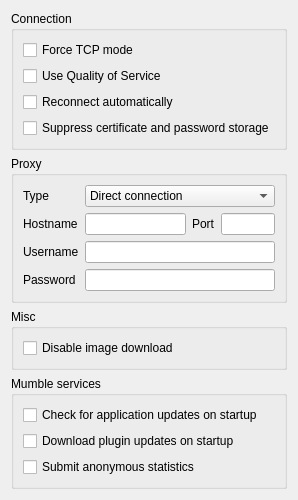
<?xml version="1.0" encoding="UTF-8"?>
<ui version="4.0">
 <class>NetworkConfig</class>
 <widget class="QWidget" name="NetworkConfig">
  <property name="geometry">
   <rect>
    <x>0</x>
    <y>0</y>
    <width>283</width>
    <height>426</height>
   </rect>
  </property>
  <property name="windowTitle">
   <string>Form</string>
  </property>
  <layout class="QVBoxLayout" name="verticalLayout_2">
   <item>
    <widget class="QGroupBox" name="qgbConnection">
     <property name="sizePolicy">
      <sizepolicy hsizetype="Preferred" vsizetype="Minimum">
       <horstretch>0</horstretch>
       <verstretch>0</verstretch>
      </sizepolicy>
     </property>
     <property name="title">
      <string>Connection</string>
     </property>
     <layout class="QVBoxLayout">
      <item>
       <widget class="QCheckBox" name="qcbTcpMode">
        <property name="toolTip">
         <string>Use TCP compatibility mode</string>
        </property>
        <property name="whatsThis">
         <string>&lt;b&gt;Enable TCP compatibility mode&lt;/b&gt;.&lt;br /&gt;This will make Mumble use only TCP when communicating with the server. This will increase overhead and cause lost packets to produce noticeable pauses in communication, so this should only be used if you are unable to use the default (which uses UDP for voice and TCP for control).</string>
        </property>
        <property name="text">
         <string>Force TCP mode</string>
        </property>
       </widget>
      </item>
      <item>
       <widget class="QCheckBox" name="qcbQoS">
        <property name="toolTip">
         <string>Enable QoS to prioritize packets</string>
        </property>
        <property name="whatsThis">
         <string>This will enable QoS, which will attempt to prioritize voice packets over other traffic.</string>
        </property>
        <property name="text">
         <string>Use Quality of Service</string>
        </property>
       </widget>
      </item>
      <item>
       <widget class="QCheckBox" name="qcbAutoReconnect">
        <property name="toolTip">
         <string>Reconnect when disconnected</string>
        </property>
        <property name="whatsThis">
         <string>&lt;b&gt;Reconnect when disconnected&lt;/b&gt;.&lt;br /&gt;This will make Mumble try to automatically reconnect after 10 seconds if your server connection fails.</string>
        </property>
        <property name="text">
         <string>Reconnect automatically</string>
        </property>
       </widget>
      </item>
      <item>
       <widget class="QCheckBox" name="qcbSuppressIdentity">
        <property name="toolTip">
         <string>Don't send certificate to server and don't save passwords. (Not saved).</string>
        </property>
        <property name="whatsThis">
         <string>&lt;b&gt;This will suppress identity information from the client.&lt;/b&gt;&lt;p&gt;The client will not identify itself with a certificate, even if defined, and will not cache passwords for connections. This is primarily a test-option and is not saved.&lt;/p&gt;</string>
        </property>
        <property name="text">
         <string>Suppress certificate and password storage</string>
        </property>
       </widget>
      </item>
     </layout>
    </widget>
   </item>
   <item>
    <widget class="QGroupBox" name="qgbProxy">
     <property name="sizePolicy">
      <sizepolicy hsizetype="Expanding" vsizetype="Minimum">
       <horstretch>0</horstretch>
       <verstretch>0</verstretch>
      </sizepolicy>
     </property>
     <property name="title">
      <string>Proxy</string>
     </property>
     <layout class="QGridLayout">
      <item row="0" column="0">
       <widget class="QLabel" name="qlType">
        <property name="text">
         <string>Type</string>
        </property>
       </widget>
      </item>
      <item row="0" column="1" colspan="3">
       <widget class="QComboBox" name="qcbType">
        <property name="sizePolicy">
         <sizepolicy hsizetype="Preferred" vsizetype="Fixed">
          <horstretch>0</horstretch>
          <verstretch>0</verstretch>
         </sizepolicy>
        </property>
        <property name="toolTip">
         <string>Type of proxy to connect through</string>
        </property>
        <property name="whatsThis">
         <string>&lt;b&gt;Type of proxy to connect through.&lt;/b&gt;&lt;br /&gt;This makes Mumble connect through a proxy for all outgoing connections. Note: Proxy tunneling forces Mumble into TCP compatibility mode, causing all voice data to be sent via the control channel.</string>
        </property>
        <item>
         <property name="text">
          <string>Direct connection</string>
         </property>
        </item>
        <item>
         <property name="text">
          <string>HTTP(S) proxy</string>
         </property>
        </item>
        <item>
         <property name="text">
          <string>SOCKS5 proxy</string>
         </property>
        </item>
       </widget>
      </item>
      <item row="1" column="0">
       <widget class="QLabel" name="qlHostname">
        <property name="text">
         <string>Hostname</string>
        </property>
        <property name="alignment">
         <set>Qt::AlignLeading|Qt::AlignLeft|Qt::AlignVCenter</set>
        </property>
       </widget>
      </item>
      <item row="1" column="1">
       <widget class="QLineEdit" name="qleHostname">
        <property name="sizePolicy">
         <sizepolicy hsizetype="Expanding" vsizetype="Fixed">
          <horstretch>0</horstretch>
          <verstretch>0</verstretch>
         </sizepolicy>
        </property>
        <property name="toolTip">
         <string>Hostname of the proxy</string>
        </property>
        <property name="whatsThis">
         <string>&lt;b&gt;Hostname of the proxy.&lt;/b&gt;&lt;br /&gt;This field specifies the hostname of the proxy you wish to tunnel network traffic through.</string>
        </property>
        <property name="text">
         <string/>
        </property>
       </widget>
      </item>
      <item row="1" column="2">
       <widget class="QLabel" name="qlPort">
        <property name="sizePolicy">
         <sizepolicy hsizetype="Preferred" vsizetype="Preferred">
          <horstretch>0</horstretch>
          <verstretch>0</verstretch>
         </sizepolicy>
        </property>
        <property name="minimumSize">
         <size>
          <width>0</width>
          <height>0</height>
         </size>
        </property>
        <property name="text">
         <string>Port</string>
        </property>
       </widget>
      </item>
      <item row="1" column="3">
       <widget class="QLineEdit" name="qlePort">
        <property name="sizePolicy">
         <sizepolicy hsizetype="Minimum" vsizetype="Fixed">
          <horstretch>0</horstretch>
          <verstretch>0</verstretch>
         </sizepolicy>
        </property>
        <property name="minimumSize">
         <size>
          <width>20</width>
          <height>0</height>
         </size>
        </property>
        <property name="maximumSize">
         <size>
          <width>60</width>
          <height>16777215</height>
         </size>
        </property>
        <property name="toolTip">
         <string>Port number of the proxy</string>
        </property>
        <property name="whatsThis">
         <string>&lt;b&gt;Port number of the proxy.&lt;/b&gt;&lt;br /&gt;This field specifies the port number that the proxy expects connections on.</string>
        </property>
        <property name="inputMask">
         <string/>
        </property>
        <property name="text">
         <string/>
        </property>
        <property name="maxLength">
         <number>5</number>
        </property>
       </widget>
      </item>
      <item row="2" column="0">
       <widget class="QLabel" name="qlUsername">
        <property name="text">
         <string>Username</string>
        </property>
       </widget>
      </item>
      <item row="2" column="1" colspan="3">
       <widget class="QLineEdit" name="qleUsername">
        <property name="toolTip">
         <string>Username for proxy authentication</string>
        </property>
        <property name="whatsThis">
         <string>&lt;b&gt;Username for proxy authentication.&lt;/b&gt;&lt;br /&gt;This specifies the username you use for authenticating yourself with the proxy. In case the proxy does not use authentication, or you want to connect anonymously, simply leave this field blank.</string>
        </property>
       </widget>
      </item>
      <item row="3" column="0">
       <widget class="QLabel" name="qlPassword">
        <property name="text">
         <string>Password</string>
        </property>
       </widget>
      </item>
      <item row="3" column="1" colspan="3">
       <widget class="QLineEdit" name="qlePassword">
        <property name="toolTip">
         <string>Password for proxy authentication</string>
        </property>
        <property name="whatsThis">
         <string>&lt;b&gt;Password for proxy authentication.&lt;/b&gt;&lt;br /&gt;This specifies the password you use for authenticating yourself with the proxy. In case the proxy does not use authentication, or you want to connect anonymously, simply leave this field blank.</string>
        </property>
        <property name="inputMask">
         <string/>
        </property>
        <property name="text">
         <string/>
        </property>
        <property name="echoMode">
         <enum>QLineEdit::Password</enum>
        </property>
       </widget>
      </item>
     </layout>
    </widget>
   </item>
   <item>
    <widget class="QGroupBox" name="qgbMisc">
     <property name="title">
      <string>Misc</string>
     </property>
     <layout class="QVBoxLayout" name="verticalLayout_3">
      <item>
       <widget class="QCheckBox" name="qcbImageDownload">
        <property name="toolTip">
         <string>Prevent log from downloading images</string>
        </property>
        <property name="whatsThis">
         <string>&lt;b&gt;Disable image download&lt;/b&gt;&lt;br/&gt;
Prevents the client from downloading images embedded into chat messages with the img tag.</string>
        </property>
        <property name="text">
         <string>Disable image download</string>
        </property>
       </widget>
      </item>
     </layout>
    </widget>
   </item>
   <item>
    <widget class="QGroupBox" name="qgbServices">
     <property name="title">
      <string>Mumble services</string>
     </property>
     <layout class="QVBoxLayout" name="verticalLayout">
      <item>
       <widget class="QCheckBox" name="qcbAutoUpdate">
        <property name="toolTip">
         <string>Check for new releases of Mumble automatically.</string>
        </property>
        <property name="whatsThis">
         <string>This will check for new releases of Mumble every time you start the program, and notify you if one is available.</string>
        </property>
        <property name="text">
         <string>Check for application updates on startup</string>
        </property>
       </widget>
      </item>
      <item>
       <widget class="QCheckBox" name="qcbPluginUpdate">
        <property name="toolTip">
         <string>Check for new releases of plugins automatically.</string>
        </property>
        <property name="whatsThis">
         <string>This will check for new releases of plugins every time you start the program, and download them automatically.</string>
        </property>
        <property name="text">
         <string>Download plugin updates on startup</string>
        </property>
       </widget>
      </item>
      <item>
       <widget class="QCheckBox" name="qcbUsage">
        <property name="toolTip">
         <string>Submit anonymous statistics to the Mumble project</string>
        </property>
        <property name="whatsThis">
         <string>&lt;b&gt;Submit anonymous statistics.&lt;/b&gt;&lt;br /&gt;Mumble has a small development team, and as such needs to focus its development where it is needed most. By submitting a bit of statistics you help the project determine where to focus development.</string>
        </property>
        <property name="text">
         <string>Submit anonymous statistics</string>
        </property>
       </widget>
      </item>
     </layout>
    </widget>
   </item>
   <item>
    <spacer>
     <property name="orientation">
      <enum>Qt::Vertical</enum>
     </property>
     <property name="sizeType">
      <enum>QSizePolicy::Expanding</enum>
     </property>
     <property name="sizeHint" stdset="0">
      <size>
       <width>20</width>
       <height>40</height>
      </size>
     </property>
    </spacer>
   </item>
  </layout>
 </widget>
 <resources/>
 <connections/>
</ui>
